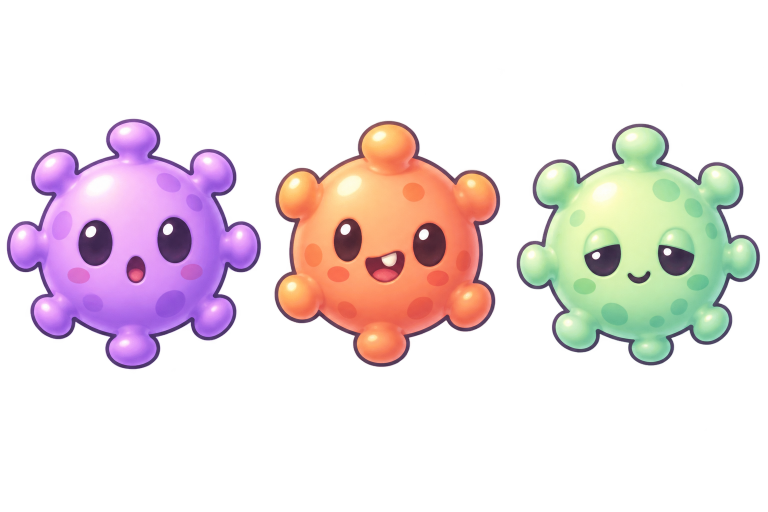
#> input picture docs/virus-concepts-v1.png, 1536 x 1024 px (shown at 1/2 size)
$ python build-virus-assets.py
#> lines starting #> are read from the running program, lines starting #| are printed output that depends on the picture
"""Crop the AI-painted purple virus, preserving native alpha; never draw art."""
from pathlib import Path
from PIL import Image

ROOT = Path(__file__).resolve().parents[1]
source = Image.open(ROOT / "docs/virus-concepts-v1.png").convert("RGBA")
#> source is the input picture: PIL image 1536x1024 RGBA; mean R, G, B, A 87.5, 70.1, 77, 74.1
candidate = source.crop((0, 200, 535, 780))
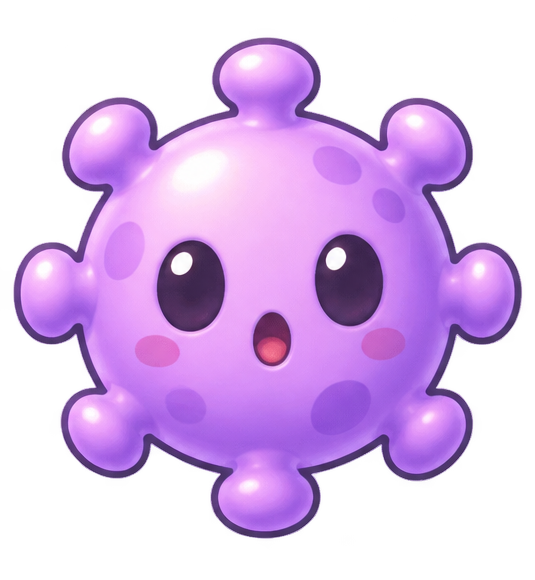
#> candidate: PIL image 535x580 RGBA; mean R, G, B, A 145.9, 100.5, 168.5, 130.4; transparent parts drawn white
# Ignore invisible pixels when finding the crop; retain the original alpha.
bounds = candidate.getchannel("A").point(lambda value: 255 if value > 64 else 0).getbbox()
#> bounds = (13, 37, 522, 539)
if bounds is None:
    raise RuntimeError("The source candidate has no visible alpha.")
left, top, right, bottom = bounds
#> left = 13; top = 37; right = 522; bottom = 539
sprite = candidate.crop((max(0, left - 3), max(0, top - 3), min(candidate.width, right + 3), min(candidate.height, bottom + 3)))
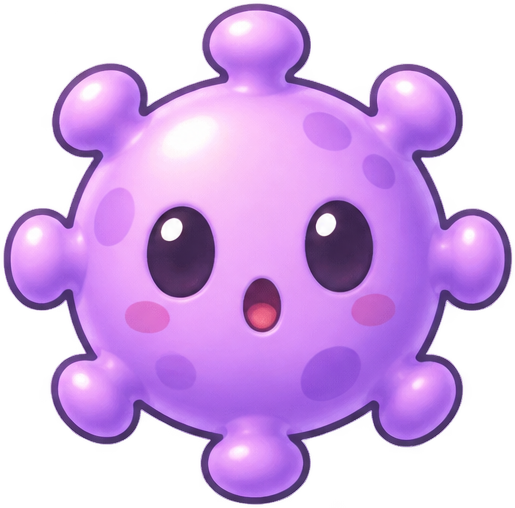
#> sprite: PIL image 515x508 RGBA; mean R, G, B, A 159.9, 110, 184.9, 154.6; transparent parts drawn white
canvas = Image.new("RGBA", (max(sprite.size) + 8,) * 2)
#> canvas: PIL image 523x523 RGBA; every value is 0
canvas.alpha_composite(sprite, ((canvas.width - sprite.width) // 2, (canvas.height - sprite.height) // 2))
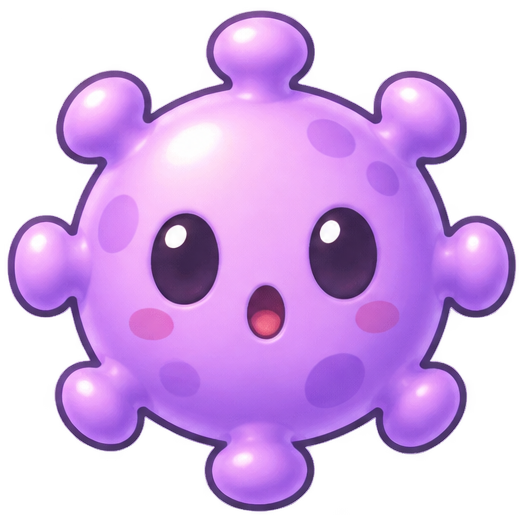
#> canvas: PIL image 523x523 RGBA; mean R, G, B, A 115.9, 79.2, 134, 147.9; transparent parts drawn white
canvas = canvas.resize((512, 512), Image.Resampling.LANCZOS)
#> canvas: PIL image 512x512 RGBA
target = ROOT / "assets/virus-purple-v1.png"
canvas.save(target)
print(f"Saved {target.name}: {canvas.size}, {canvas.mode}, alpha {canvas.getchannel('A').getextrema()}")
#| Saved virus-purple-v1.png: (512, 512), RGBA, alpha (0, 255)
